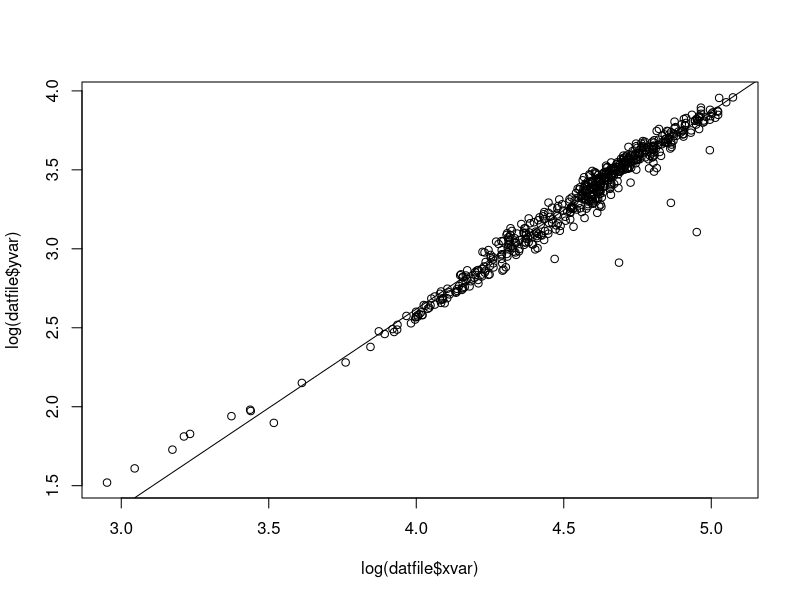
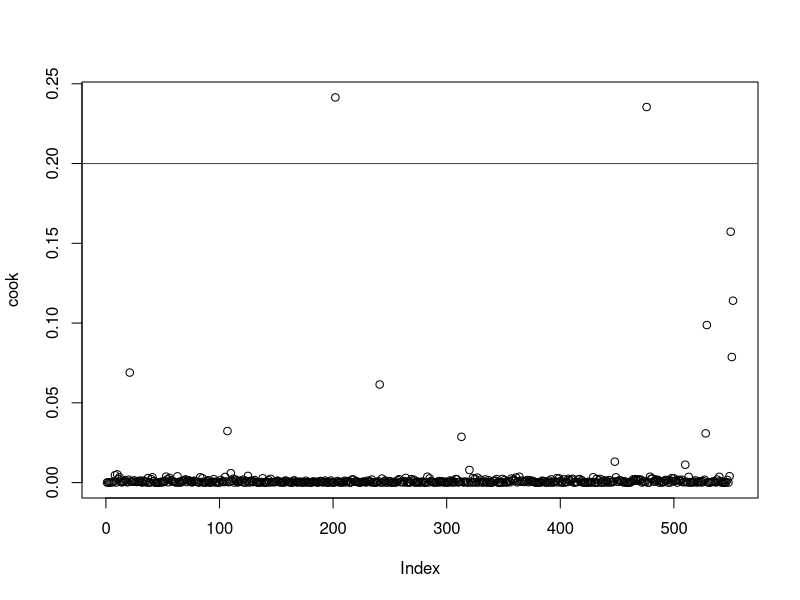

Source code (R) for these figures, in order:
############# Crab Maturity Analysis Part A: Data Preparation  #############
# A program to separate Mature from Immature crabs based on allometric growth of body parts.  
# Code logic is based on Somerton (1980) Program MATURE for allometry types B-D.
# Which separates two overlapping groups of points  by minimizing RSS of two regression lines
# Developed by Brad Stevens, Univ. of MD Eastern Shore
#
# Part A: This Module reads and modifies data prior to analysis.
#     
# Input required: 
# 1. Path for reading input data file
# 2. Define your input variable names
# 3. Input Sex code as requested ("M" or 1 for males, "F or 2 for females)
#
# For reruns with different settings, change values and run as source.
#
############### Section A1: Read Data #####################################
#install.packages(dplyr)
library(dplyr)  
library(car)

######## Set working path #################
# Rewrite this section to fit your own needs

### Read Jonah Crab Data
setwd("C:/Users/bgstevens/Documents/R Data/R Projects/Crab Maturity")   #Desktop
#setwd("C:/Users/bgstevens/Documents/R/R Projects/Crab Maturity")  #laptop

# Clear out old data if necessary
rm(list=ls(all=TRUE))

# Read Data 
data.1 <- read.csv("JonahCrab_testData.csv", header=T) #
#head(data.1)

# Convert Sex to a factor
data.1$fsex<-factor(data.1$Sex); summary(data.1$fsex)
#sex.code <- readline("Enter Sex code = ")

###### Select sex ###########################
sex.code <- "1" # or "M"
lab.sex <- ifelse( (sex.code=="1" |sex.code=="M"),yes="Males", no= "Females")

##  Select data
datfile <- data.frame(subset(data.1,Sex==sex.code)) 

colnames(datfile)
############### Section A2: Answer some questions ##########

# What is the independent variable? (Choose correct line)
datfile$xvar <-datfile$Width ; meas <- "W"
#datfile$xvar <-datfile$CW ; meas <- "W"
#datfile$xvar <-datfile$Length; meas <- "L"
#datfile$xvar <-datfile$CL; meas <- "L"

lab.x <- ifelse(meas == "W",yes = "Width", no = "Length")
llab.x <- ifelse(meas == "W",yes = "ln(Width)", no = "ln(Length)")

# If Male: What is the dependent variable(s)
if ( sex.code=="1" |sex.code=="M"){
  depvar.1 <- datfile$R_ChH # if side 1 measured
  depvar.1[is.na(depvar.1)]<-0 #turn y variable NAs to 0 

  # if side 2  
  depvar.2 <- datfile$L_ChH # if side 2 measured
  depvar.2[is.na(depvar.2)]<-0

# If  both claws measured, use the larger:
  datfile$yvar <- ifelse((depvar.1 < depvar.2), depvar.2, depvar.1)  
  lab.y <- "Chela Height"; llab.y <- "ln(Chela Ht)" # if male
}  # end if.male section

  # If only one claw measured
#  datfile$yvar <- datfile$R_ChH; lab.y <- "Chela Height"; llab.y <- "log (Chela Ht)" # if male

#  If sex = Female, use abdo width only
  if ( (sex.code=="2" |sex.code=="F")){
    datfile$yvar <- datfile$AbWid
    lab.y <- "Abdomen width"
    llab.y <- "ln(Abdo width)" 
  }
  
# if NaNs are present, run this code
NoNA <- !(is.na(datfile$yvar)|is.na(datfile$xvar))  # finds NA in variables
datfile<- filter(datfile, NoNA)   # removes NA from data file
NoZero<- !((datfile$yvar==0)|(datfile$xvar==0)) # finds 0s in variables
datfile<- filter(datfile, NoZero)

## Use Cooks distance to remove outliers
fit1 <- lm(log(datfile$yvar)~log(datfile$xvar))
plot(log(datfile$yvar)~log(datfile$xvar))
abline(fit1)
cook <- cooks.distance(fit1)
plot(cook)
  cooks.lim <- 0.2 #  FILL IN MANUALLY !!!
  abline(h=cooks.lim, col="red")

  # ### This section removes outliers ####
#
 # keepers <- cook<cooks.lim
 # datfile[!keepers,] #show data to drop
 # datfile<- filter(datfile, keepers)

attach(datfile)

# Ready to run next module 

# Some diagnostic tools
#which[cooks.distance(fit1)>0.3]
#which(datfile$yvar==0)
